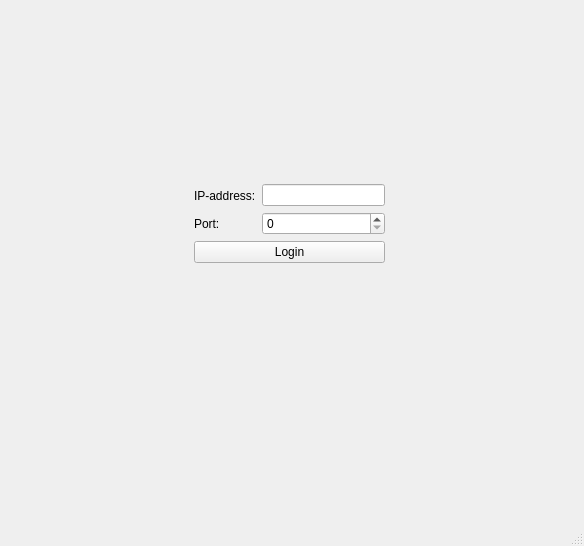
<?xml version="1.0" encoding="UTF-8"?>
<ui version="4.0">
 <class>TransferFileClient</class>
 <widget class="QMainWindow" name="TransferFileClient">
  <property name="geometry">
   <rect>
    <x>0</x>
    <y>0</y>
    <width>584</width>
    <height>546</height>
   </rect>
  </property>
  <property name="windowTitle">
   <string>TransferFileClient</string>
  </property>
  <widget class="QWidget" name="centralwidget">
   <widget class="QStackedWidget" name="stackedWidget">
    <property name="geometry">
     <rect>
      <x>0</x>
      <y>0</y>
      <width>561</width>
      <height>561</height>
     </rect>
    </property>
    <property name="currentIndex">
     <number>0</number>
    </property>
    <widget class="QWidget" name="p_login">
     <widget class="QWidget" name="">
      <property name="geometry">
       <rect>
        <x>2</x>
        <y>-2</y>
        <width>575</width>
        <height>451</height>
       </rect>
      </property>
      <layout class="QVBoxLayout" name="verticalLayout_5">
       <item>
        <spacer name="verticalSpacer_2">
         <property name="orientation">
          <enum>Qt::Vertical</enum>
         </property>
         <property name="sizeHint" stdset="0">
          <size>
           <width>20</width>
           <height>40</height>
          </size>
         </property>
        </spacer>
       </item>
       <item>
        <layout class="QHBoxLayout" name="horizontalLayout_2">
         <item>
          <spacer name="horizontalSpacer">
           <property name="orientation">
            <enum>Qt::Horizontal</enum>
           </property>
           <property name="sizeHint" stdset="0">
            <size>
             <width>148</width>
             <height>20</height>
            </size>
           </property>
          </spacer>
         </item>
         <item>
          <layout class="QVBoxLayout" name="verticalLayout_3">
           <item>
            <layout class="QHBoxLayout" name="horizontalLayout">
             <item>
              <layout class="QVBoxLayout" name="verticalLayout">
               <item>
                <widget class="QLabel" name="label">
                 <property name="text">
                  <string>IP-address:</string>
                 </property>
                </widget>
               </item>
               <item>
                <widget class="QLabel" name="label_2">
                 <property name="text">
                  <string>Port:</string>
                 </property>
                </widget>
               </item>
              </layout>
             </item>
             <item>
              <layout class="QVBoxLayout" name="verticalLayout_2">
               <item>
                <widget class="QLineEdit" name="e_address"/>
               </item>
               <item>
                <widget class="QSpinBox" name="sb_port"/>
               </item>
              </layout>
             </item>
            </layout>
           </item>
           <item>
            <widget class="QPushButton" name="b_login">
             <property name="text">
              <string>Login</string>
             </property>
            </widget>
           </item>
          </layout>
         </item>
         <item>
          <spacer name="horizontalSpacer_2">
           <property name="orientation">
            <enum>Qt::Horizontal</enum>
           </property>
           <property name="sizeHint" stdset="0">
            <size>
             <width>168</width>
             <height>20</height>
            </size>
           </property>
          </spacer>
         </item>
        </layout>
       </item>
       <item>
        <spacer name="verticalSpacer">
         <property name="orientation">
          <enum>Qt::Vertical</enum>
         </property>
         <property name="sizeHint" stdset="0">
          <size>
           <width>20</width>
           <height>40</height>
          </size>
         </property>
        </spacer>
       </item>
      </layout>
     </widget>
    </widget>
    <widget class="QWidget" name="p_chat">
     <widget class="QTextEdit" name="te_chat">
      <property name="geometry">
       <rect>
        <x>10</x>
        <y>10</y>
        <width>371</width>
        <height>301</height>
       </rect>
      </property>
     </widget>
     <widget class="QTextEdit" name="te_input">
      <property name="geometry">
       <rect>
        <x>10</x>
        <y>320</y>
        <width>371</width>
        <height>131</height>
       </rect>
      </property>
     </widget>
     <widget class="QWidget" name="verticalLayoutWidget">
      <property name="geometry">
       <rect>
        <x>10</x>
        <y>460</y>
        <width>371</width>
        <height>41</height>
       </rect>
      </property>
      <layout class="QVBoxLayout" name="vl_statusFileBar"/>
     </widget>
     <widget class="QWidget" name="">
      <property name="geometry">
       <rect>
        <x>390</x>
        <y>12</y>
        <width>171</width>
        <height>411</height>
       </rect>
      </property>
      <layout class="QVBoxLayout" name="verticalLayout_6">
       <item>
        <spacer name="verticalSpacer_3">
         <property name="orientation">
          <enum>Qt::Vertical</enum>
         </property>
         <property name="sizeHint" stdset="0">
          <size>
           <width>20</width>
           <height>298</height>
          </size>
         </property>
        </spacer>
       </item>
       <item>
        <layout class="QVBoxLayout" name="verticalLayout_4">
         <item>
          <widget class="QPushButton" name="b_sendFile">
           <property name="text">
            <string>Send file</string>
           </property>
          </widget>
         </item>
         <item>
          <widget class="QPushButton" name="b_send">
           <property name="text">
            <string>Send</string>
           </property>
          </widget>
         </item>
        </layout>
       </item>
      </layout>
     </widget>
    </widget>
   </widget>
  </widget>
  <widget class="QMenuBar" name="menubar">
   <property name="geometry">
    <rect>
     <x>0</x>
     <y>0</y>
     <width>584</width>
     <height>26</height>
    </rect>
   </property>
  </widget>
  <widget class="QStatusBar" name="statusbar"/>
 </widget>
 <resources/>
 <connections/>
</ui>
